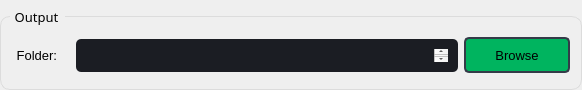
                             <widget class="QGroupBox" name="groupBox_16">
                              <property name="sizePolicy">
                               <sizepolicy hsizetype="Expanding" vsizetype="Preferred">
                                <horstretch>0</horstretch>
                                <verstretch>0</verstretch>
                               </sizepolicy>
                              </property>
                              <property name="minimumSize">
                               <size>
                                <width>0</width>
                                <height>90</height>
                               </size>
                              </property>
                              <property name="maximumSize">
                               <size>
                                <width>16777215</width>
                                <height>80</height>
                               </size>
                              </property>
                              <property name="font">
                               <font>
                                <family>Segoe UI Semibold</family>
                                <pointsize>10</pointsize>
                               </font>
                              </property>
                              <property name="styleSheet">
                               <string notr="true">QGroupBox {
  
  border: 1px solid rgb(220, 220, 220);
  border-radius: 10px;
  padding: 4px;
  margin-top: 16px;
}

QGroupBox::title {
  subcontrol-origin: margin;
  subcontrol-position: top left;
  left: 10px;
  padding-left: 3px;
  padding-right: 5px;
  padding-top: 8px;
  padding-bottom: 16px;
}

QGroupBox::indicator {
  margin-left: 2px;
  height: 16px;
  width: 16px;
}</string>
                              </property>
                              <property name="title">
                               <string>Output</string>
                              </property>
                              <widget class="QWidget" name="horizontalLayoutWidget_2">
                               <property name="geometry">
                                <rect>
                                 <x>10</x>
                                 <y>30</y>
                                 <width>563</width>
                                 <height>51</height>
                                </rect>
                               </property>
                               <layout class="QHBoxLayout" name="horizontalLayout_11">
                                <property name="leftMargin">
                                 <number>3</number>
                                </property>
                                <property name="topMargin">
                                 <number>4</number>
                                </property>
                                <property name="rightMargin">
                                 <number>3</number>
                                </property>
                                <property name="bottomMargin">
                                 <number>4</number>
                                </property>
                                <item>
                                 <widget class="QLabel" name="label_31">
                                  <property name="minimumSize">
                                   <size>
                                    <width>57</width>
                                    <height>0</height>
                                   </size>
                                  </property>
                                  <property name="maximumSize">
                                   <size>
                                    <width>57</width>
                                    <height>16777215</height>
                                   </size>
                                  </property>
                                  <property name="font">
                                   <font>
                                    <family>Segoe UI</family>
                                    <pointsize>10</pointsize>
                                   </font>
                                  </property>
                                  <property name="text">
                                   <string> Folder: </string>
                                  </property>
                                 </widget>
                                </item>
                                <item>
                                 <widget class="QTextEdit" name="Output_Folder_textEdit">
                                  <property name="minimumSize">
                                   <size>
                                    <width>382</width>
                                    <height>0</height>
                                   </size>
                                  </property>
                                  <property name="maximumSize">
                                   <size>
                                    <width>382</width>
                                    <height>33</height>
                                   </size>
                                  </property>
                                  <property name="styleSheet">
                                   <string notr="true">QTextEdit {
	background-color: rgb(27, 29, 35);
	border-radius: 5px;
	padding: 10px;
}
QTextEdit:hover {
	border: 2px solid rgb(64, 71, 88);
}
QTextEdit:focus {
	border: 2px solid rgb(91, 101, 124);
}</string>
                                  </property>
                                 </widget>
                                </item>
                                <item>
                                 <widget class="QPushButton" name="Browse_Output_button">
                                  <property name="sizePolicy">
                                   <sizepolicy hsizetype="Minimum" vsizetype="Expanding">
                                    <horstretch>0</horstretch>
                                    <verstretch>0</verstretch>
                                   </sizepolicy>
                                  </property>
                                  <property name="minimumSize">
                                   <size>
                                    <width>106</width>
                                    <height>38</height>
                                   </size>
                                  </property>
                                  <property name="maximumSize">
                                   <size>
                                    <width>106</width>
                                    <height>38</height>
                                   </size>
                                  </property>
                                  <property name="font">
                                   <font>
                                    <pointsize>10</pointsize>
                                   </font>
                                  </property>
                                  <property name="styleSheet">
                                   <string notr="true">QPushButton {
	border: 2px solid rgb(52, 59, 72);
	border-radius: 5px;	
	background-color: rgb(0, 180, 95);
	margin-top:1px;
	margin-bottom: 1px;

}
QPushButton:hover {
	background-color: rgb(0, 152, 84);
	border: 2px solid rgb(61, 70, 86);
}
QPushButton:pressed {	
	background-color: rgb(220, 5, 100);
	border: 2px solid rgb(43, 50, 61);
}</string>
                                  </property>
                                  <property name="text">
                                   <string>Browse</string>
                                  </property>
                                 </widget>
                                </item>
                               </layout>
                              </widget>
                             </widget>
